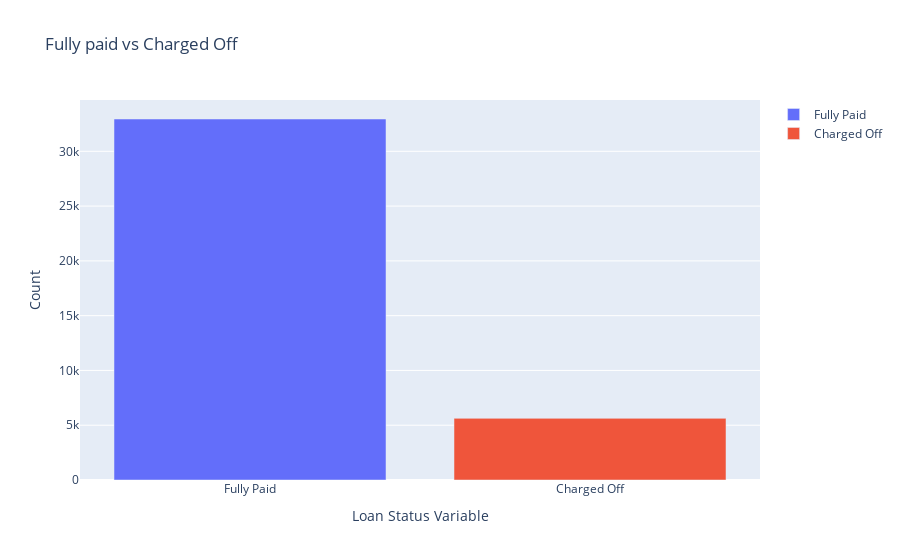

Write notebook code for a chart like this one.
### Code cell
# Below Visualization provides us an idea on Fully paid vs Charged Off

tr0 = go.Bar(
            x = df[df["loan_status"]== 'Fully Paid']["loan_status"].value_counts().index.values,
            y = df[df["loan_status"]== 'Fully Paid']["loan_status"].value_counts().values,
            name='Fully Paid'
    )

tr1 = go.Bar(
            x = df[df["loan_status"]== 'Charged Off']["loan_status"].value_counts().index.values,
            y = df[df["loan_status"]== 'Charged Off']["loan_status"].value_counts().values,
            name='Charged Off'
    )

data = [tr0, tr1]

layout = go.Layout(
    
)

layout = go.Layout(
    yaxis=dict(
        title='Count'
    ),
    xaxis=dict(
        title='Loan Status Variable'
    ),
    title='Fully paid vs Charged Off'
)

fig = go.Figure(data=data, layout=layout)

py.iplot(fig, filename='grouped-bar')

# we see that overall the charged off is less when compared to Paid fully

### Figure 1 — Plotly figure (JSON) as saved in the notebook; plotly's stock layout.template omitted (floating-point values rounded to 4 significant figures)
{"data": [{"name": "Fully Paid", "type": "bar", "x": ["Fully Paid"], "y": [32950]}, {"name": "Charged Off", "type": "bar", "x": ["Charged Off"], "y": [5627]}], "layout": {"title": {"text": "Fully paid vs Charged Off"}, "xaxis": {"title": {"text": "Loan Status Variable"}}, "yaxis": {"title": {"text": "Count"}}}}
